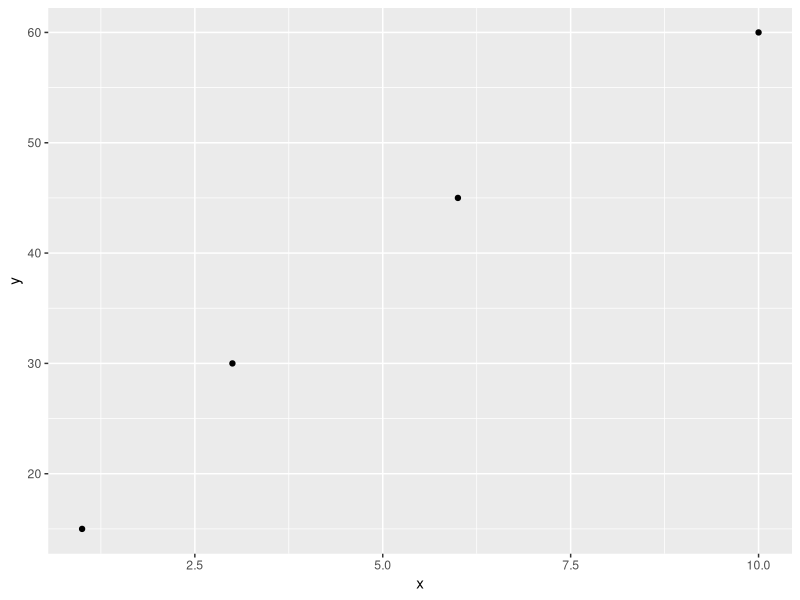

The R source for this figure:
# Test file for merging with main branch
library(ggplot2)

x1 <- c(1,3,6,10)
y1 <- c(15, 30, 45, 60)

d <- data.frame(x = x1, y = y1)

ggplot(data = d, aes(x = x, y = y))+
geom_point()
